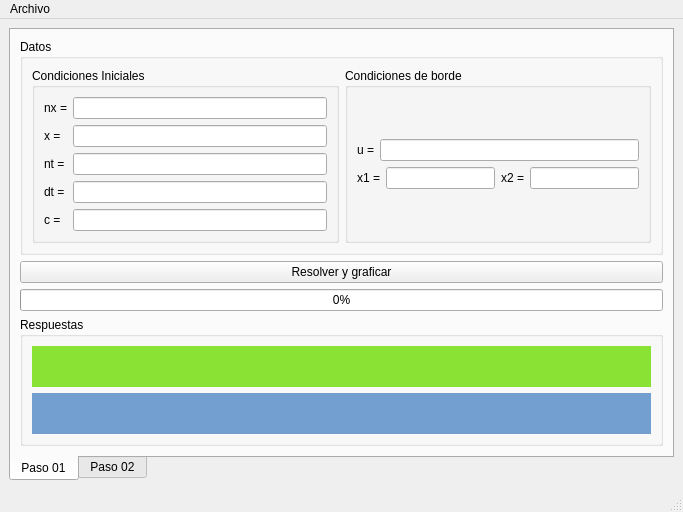
<?xml version="1.0" encoding="UTF-8"?>
<ui version="4.0">
 <class>MainWindow</class>
 <widget class="QMainWindow" name="MainWindow">
  <property name="geometry">
   <rect>
    <x>0</x>
    <y>0</y>
    <width>683</width>
    <height>512</height>
   </rect>
  </property>
  <property name="windowTitle">
   <string>Nasto</string>
  </property>
  <widget class="QWidget" name="centralwidget">
   <layout class="QGridLayout" name="gridLayout">
    <item row="0" column="0">
     <widget class="QTabWidget" name="tabWidget">
      <property name="tabPosition">
       <enum>QTabWidget::South</enum>
      </property>
      <property name="currentIndex">
       <number>0</number>
      </property>
      <widget class="QWidget" name="tab">
       <attribute name="title">
        <string>Paso 01</string>
       </attribute>
       <layout class="QGridLayout" name="gridLayout_6">
        <item row="0" column="0">
         <layout class="QVBoxLayout" name="verticalLayout_5">
          <item>
           <widget class="QGroupBox" name="groupBox_3">
            <property name="title">
             <string>Datos</string>
            </property>
            <layout class="QGridLayout" name="gridLayout_4">
             <item row="0" column="0">
              <layout class="QHBoxLayout" name="horizontalLayout_6">
               <item>
                <widget class="QGroupBox" name="groupBox">
                 <property name="title">
                  <string>Condiciones Iniciales</string>
                 </property>
                 <layout class="QGridLayout" name="gridLayout_2">
                  <item row="0" column="0">
                   <layout class="QHBoxLayout" name="horizontalLayout_5">
                    <item>
                     <layout class="QVBoxLayout" name="verticalLayout_2">
                      <item>
                       <widget class="QLabel" name="label_1">
                        <property name="text">
                         <string>nx =</string>
                        </property>
                       </widget>
                      </item>
                      <item>
                       <widget class="QLabel" name="label_2">
                        <property name="text">
                         <string>x =</string>
                        </property>
                       </widget>
                      </item>
                      <item>
                       <widget class="QLabel" name="label_3">
                        <property name="text">
                         <string>nt =</string>
                        </property>
                       </widget>
                      </item>
                      <item>
                       <widget class="QLabel" name="label_4">
                        <property name="text">
                         <string>dt =</string>
                        </property>
                       </widget>
                      </item>
                      <item>
                       <widget class="QLabel" name="label_5">
                        <property name="text">
                         <string>c =</string>
                        </property>
                       </widget>
                      </item>
                     </layout>
                    </item>
                    <item>
                     <layout class="QVBoxLayout" name="verticalLayout">
                      <item>
                       <widget class="QLineEdit" name="lineEdit_Paso01_LC_01_nx"/>
                      </item>
                      <item>
                       <widget class="QLineEdit" name="lineEdit_Paso01_LC_02_x"/>
                      </item>
                      <item>
                       <widget class="QLineEdit" name="lineEdit_Paso01_LC_03_nt"/>
                      </item>
                      <item>
                       <widget class="QLineEdit" name="lineEdit_Paso01_LC_04_dt"/>
                      </item>
                      <item>
                       <widget class="QLineEdit" name="lineEdit_Paso01_LC_05_c"/>
                      </item>
                     </layout>
                    </item>
                   </layout>
                  </item>
                 </layout>
                </widget>
               </item>
               <item>
                <widget class="QGroupBox" name="groupBox_2">
                 <property name="title">
                  <string>Condiciones de borde</string>
                 </property>
                 <layout class="QGridLayout" name="gridLayout_3">
                  <item row="0" column="0">
                   <layout class="QVBoxLayout" name="verticalLayout_3">
                    <item>
                     <layout class="QHBoxLayout" name="horizontalLayout">
                      <item>
                       <widget class="QLabel" name="label_6">
                        <property name="text">
                         <string>u =</string>
                        </property>
                       </widget>
                      </item>
                      <item>
                       <widget class="QLineEdit" name="lineEdit_Paso01_LC_06_u"/>
                      </item>
                     </layout>
                    </item>
                    <item>
                     <layout class="QHBoxLayout" name="horizontalLayout_4">
                      <item>
                       <layout class="QHBoxLayout" name="horizontalLayout_2">
                        <item>
                         <widget class="QLabel" name="label_7">
                          <property name="text">
                           <string>x1 =</string>
                          </property>
                         </widget>
                        </item>
                        <item>
                         <widget class="QLineEdit" name="lineEdit_Paso01_LC_07_x1"/>
                        </item>
                       </layout>
                      </item>
                      <item>
                       <layout class="QHBoxLayout" name="horizontalLayout_3">
                        <item>
                         <widget class="QLabel" name="label_8">
                          <property name="text">
                           <string>x2 =</string>
                          </property>
                         </widget>
                        </item>
                        <item>
                         <widget class="QLineEdit" name="lineEdit_Paso01_LC_08_x2"/>
                        </item>
                       </layout>
                      </item>
                     </layout>
                    </item>
                   </layout>
                  </item>
                 </layout>
                </widget>
               </item>
              </layout>
             </item>
            </layout>
           </widget>
          </item>
          <item>
           <widget class="QPushButton" name="pushButton_Paso01_LC_solver">
            <property name="text">
             <string>Resolver y graficar</string>
            </property>
           </widget>
          </item>
          <item>
           <widget class="QProgressBar" name="progressBar_Paso01_LC_01">
            <property name="value">
             <number>0</number>
            </property>
           </widget>
          </item>
          <item>
           <widget class="QGroupBox" name="groupBox_4">
            <property name="title">
             <string>Respuestas</string>
            </property>
            <layout class="QGridLayout" name="gridLayout_5">
             <item row="0" column="0">
              <layout class="QVBoxLayout" name="verticalLayout_4">
               <item>
                <widget class="QLabel" name="label_Paso01_LC_response_01">
                 <property name="minimumSize">
                  <size>
                   <width>100</width>
                   <height>0</height>
                  </size>
                 </property>
                 <property name="styleSheet">
                  <string notr="true">background-color: rgb(138, 226, 52);</string>
                 </property>
                 <property name="text">
                  <string/>
                 </property>
                </widget>
               </item>
               <item>
                <widget class="QLabel" name="label_Paso01_LC_response_02">
                 <property name="styleSheet">
                  <string notr="true">background-color: rgb(114, 159, 207);</string>
                 </property>
                 <property name="text">
                  <string/>
                 </property>
                </widget>
               </item>
              </layout>
             </item>
            </layout>
           </widget>
          </item>
         </layout>
        </item>
       </layout>
      </widget>
      <widget class="QWidget" name="tab_2">
       <attribute name="title">
        <string>Paso 02</string>
       </attribute>
      </widget>
     </widget>
    </item>
   </layout>
  </widget>
  <widget class="QMenuBar" name="menubar">
   <property name="geometry">
    <rect>
     <x>0</x>
     <y>0</y>
     <width>683</width>
     <height>22</height>
    </rect>
   </property>
   <widget class="QMenu" name="menuArchivo">
    <property name="title">
     <string>Archivo</string>
    </property>
   </widget>
   <addaction name="menuArchivo"/>
  </widget>
  <widget class="QStatusBar" name="statusbar"/>
 </widget>
 <resources/>
 <connections/>
</ui>
